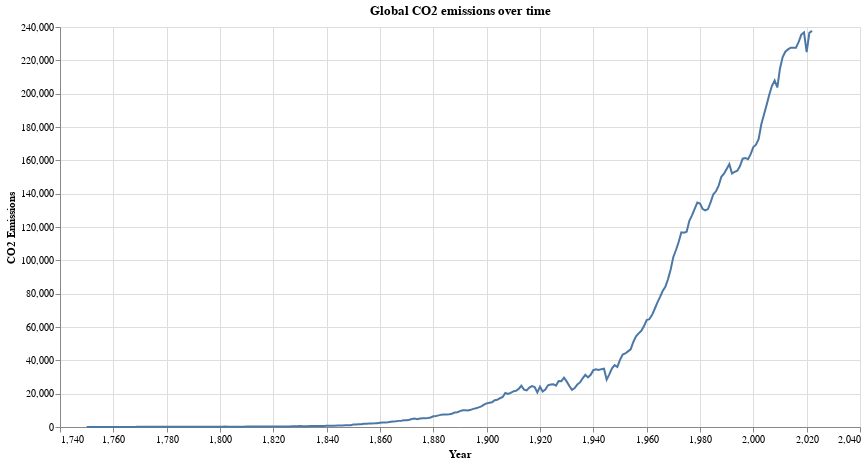

The notebook cell this image was saved under:
### Code cell
# px.line(df_year, x="year", y="co2", title="CO2 emissions over time")
alt.Chart(df_year).mark_line().encode(
    x=alt.X("year", title="Year"), y=alt.Y("co2", title="CO2 Emissions")
).properties(title="Global CO2 emissions over time", width=800, height=400)

### Figure 1 — Vega specification as saved in the notebook (floating-point values rounded to 4 significant figures; data arrays with more than 128 entries replaced by an {"elided": "..."} marker saying what was removed)
{"$schema": "https://vega.github.io/schema/vega/v5.json", "data": [{"name": "source_0", "values": {"elided": "273 records"}}, {"name": "source_0_x_domain_year", "values": [{"min": 1750, "max": 2022}]}, {"name": "source_0_y_domain_co2", "values": [{"min": 55.84, "max": 237700.0}]}], "marks": [{"type": "line", "name": "marks", "from": {"data": "source_0"}, "sort": {"field": "datum[\"year\"]"}, "encode": {"update": {"x": {"field": "year", "scale": "x"}, "defined": {"signal": "isValid(datum[\"year\"]) && isFinite(+datum[\"year\"]) && isValid(datum[\"co2\"]) && isFinite(+datum[\"co2\"])"}, "stroke": {"value": "#4c78a8"}, "y": {"field": "co2", "scale": "y"}}}, "style": ["line"]}], "scales": [{"name": "x", "type": "linear", "domain": [{"signal": "(data(\"source_0_x_domain_year\")[0] || {}).min"}, {"signal": "(data(\"source_0_x_domain_year\")[0] || {}).max"}], "range": [0, {"signal": "width"}], "zero": false, "nice": true}, {"name": "y", "type": "linear", "domain": [{"signal": "(data(\"source_0_y_domain_co2\")[0] || {}).min"}, {"signal": "(data(\"source_0_y_domain_co2\")[0] || {}).max"}], "range": [{"signal": "height"}, 0], "zero": true, "nice": true}], "axes": [{"scale": "x", "domain": false, "labels": false, "aria": false, "ticks": false, "zindex": 0, "gridScale": "y", "grid": true, "orient": "bottom", "tickCount": {"signal": "ceil(width/40)"}, "maxExtent": 0, "minExtent": 0}, {"scale": "y", "grid": true, "aria": false, "maxExtent": 0, "domain": false, "orient": "left", "gridScale": "x", "minExtent": 0, "ticks": false, "zindex": 0, "tickCount": {"signal": "ceil(height/40)"}, "labels": false}, {"scale": "x", "orient": "bottom", "title": "Year", "zindex": 0, "tickCount": {"signal": "ceil(width/40)"}, "grid": false, "labelFlush": true, "labelOverlap": true}, {"scale": "y", "zindex": 0, "tickCount": {"signal": "ceil(height/40)"}, "grid": false, "labelOverlap": true, "title": "CO2 Emissions", "orient": "left"}], "title": {"text": "Global CO2 emissions over time", "frame": "group"}, "padding": 5, "style": "cell", "background": "white", "width": 800, "height": 400}
